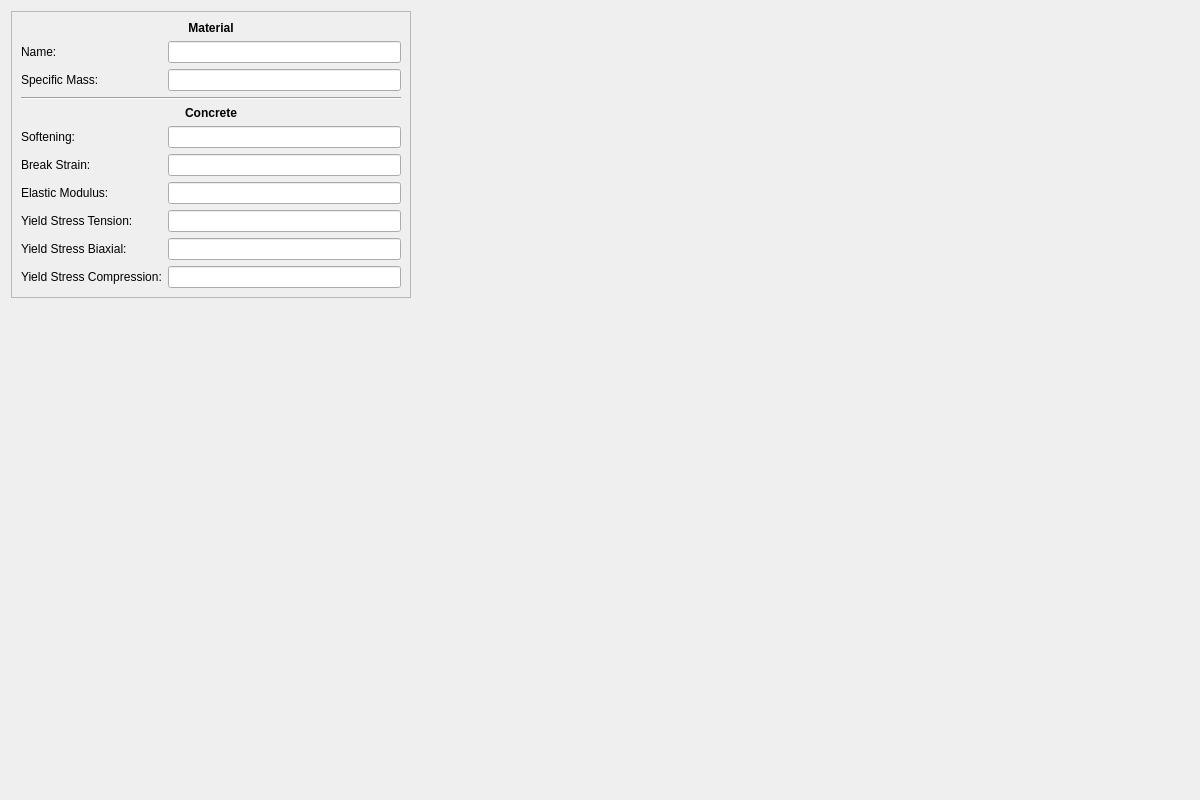
<?xml version="1.0" encoding="UTF-8"?>
<ui version="4.0">
 <class>Concrete</class>
 <widget class="QDialog" name="Concrete">
  <property name="geometry">
   <rect>
    <x>0</x>
    <y>0</y>
    <width>1200</width>
    <height>800</height>
   </rect>
  </property>
  <property name="windowTitle">
   <string>Concrete</string>
  </property>
  <layout class="QGridLayout" name="gridLayout_2">
   <item row="0" column="0">
    <widget class="QFrame" name="frame">
     <property name="maximumSize">
      <size>
       <width>400</width>
       <height>16777215</height>
      </size>
     </property>
     <property name="frameShape">
      <enum>QFrame::StyledPanel</enum>
     </property>
     <property name="frameShadow">
      <enum>QFrame::Raised</enum>
     </property>
     <layout class="QGridLayout" name="gridLayout">
      <item row="8" column="1">
       <widget class="QLineEdit" name="edit_tension"/>
      </item>
      <item row="5" column="1">
       <widget class="QLineEdit" name="edit_softening"/>
      </item>
      <item row="8" column="0">
       <widget class="QLabel" name="label_tension">
        <property name="text">
         <string>Yield Stress Tension:</string>
        </property>
       </widget>
      </item>
      <item row="3" column="0" colspan="2">
       <widget class="Line" name="line">
        <property name="orientation">
         <enum>Qt::Horizontal</enum>
        </property>
       </widget>
      </item>
      <item row="1" column="1">
       <widget class="QLineEdit" name="edit_name">
        <property name="minimumSize">
         <size>
          <width>0</width>
          <height>0</height>
         </size>
        </property>
        <property name="maximumSize">
         <size>
          <width>16777215</width>
          <height>16777215</height>
         </size>
        </property>
       </widget>
      </item>
      <item row="1" column="0">
       <widget class="QLabel" name="label_name">
        <property name="text">
         <string>Name:</string>
        </property>
       </widget>
      </item>
      <item row="7" column="0">
       <widget class="QLabel" name="label_elastic">
        <property name="text">
         <string>Elastic Modulus:</string>
        </property>
       </widget>
      </item>
      <item row="9" column="0">
       <widget class="QLabel" name="label_biaxial">
        <property name="text">
         <string>Yield Stress Biaxial:</string>
        </property>
       </widget>
      </item>
      <item row="10" column="1">
       <widget class="QLineEdit" name="edit_compression"/>
      </item>
      <item row="6" column="0">
       <widget class="QLabel" name="label_strain">
        <property name="text">
         <string>Break Strain:</string>
        </property>
       </widget>
      </item>
      <item row="2" column="0">
       <widget class="QLabel" name="label_mass">
        <property name="text">
         <string>Specific Mass:</string>
        </property>
       </widget>
      </item>
      <item row="9" column="1">
       <widget class="QLineEdit" name="edit_biaxial"/>
      </item>
      <item row="2" column="1">
       <widget class="QLineEdit" name="edit_mass">
        <property name="minimumSize">
         <size>
          <width>0</width>
          <height>0</height>
         </size>
        </property>
        <property name="maximumSize">
         <size>
          <width>16777215</width>
          <height>16777215</height>
         </size>
        </property>
       </widget>
      </item>
      <item row="6" column="1">
       <widget class="QLineEdit" name="edit_strain"/>
      </item>
      <item row="7" column="1">
       <widget class="QLineEdit" name="edit_elastic"/>
      </item>
      <item row="5" column="0">
       <widget class="QLabel" name="label_softening">
        <property name="text">
         <string>Softening:</string>
        </property>
       </widget>
      </item>
      <item row="10" column="0">
       <widget class="QLabel" name="label_compression">
        <property name="text">
         <string>Yield Stress Compression:</string>
        </property>
       </widget>
      </item>
      <item row="4" column="0" colspan="2">
       <widget class="QLabel" name="label_concrete">
        <property name="font">
         <font>
          <weight>75</weight>
          <bold>true</bold>
         </font>
        </property>
        <property name="text">
         <string>Concrete</string>
        </property>
        <property name="alignment">
         <set>Qt::AlignCenter</set>
        </property>
       </widget>
      </item>
      <item row="0" column="0" colspan="2">
       <widget class="QLabel" name="label_material">
        <property name="font">
         <font>
          <weight>75</weight>
          <bold>true</bold>
         </font>
        </property>
        <property name="text">
         <string>Material</string>
        </property>
        <property name="alignment">
         <set>Qt::AlignCenter</set>
        </property>
       </widget>
      </item>
     </layout>
    </widget>
   </item>
   <item row="1" column="0">
    <spacer name="verticalSpacer">
     <property name="orientation">
      <enum>Qt::Vertical</enum>
     </property>
     <property name="sizeHint" stdset="0">
      <size>
       <width>20</width>
       <height>40</height>
      </size>
     </property>
    </spacer>
   </item>
   <item row="0" column="1" rowspan="2">
    <widget class="QCustomPlot" name="canvas" native="true"/>
   </item>
  </layout>
 </widget>
 <customwidgets>
  <customwidget>
   <class>QCustomPlot</class>
   <extends>QWidget</extends>
   <header location="global">qcustomplot.h</header>
   <container>1</container>
  </customwidget>
 </customwidgets>
 <tabstops>
  <tabstop>edit_name</tabstop>
  <tabstop>edit_mass</tabstop>
  <tabstop>edit_softening</tabstop>
  <tabstop>edit_strain</tabstop>
  <tabstop>edit_elastic</tabstop>
  <tabstop>edit_tension</tabstop>
  <tabstop>edit_biaxial</tabstop>
  <tabstop>edit_compression</tabstop>
 </tabstops>
 <resources/>
 <connections/>
 <slots>
  <slot>bla(int)</slot>
 </slots>
</ui>
